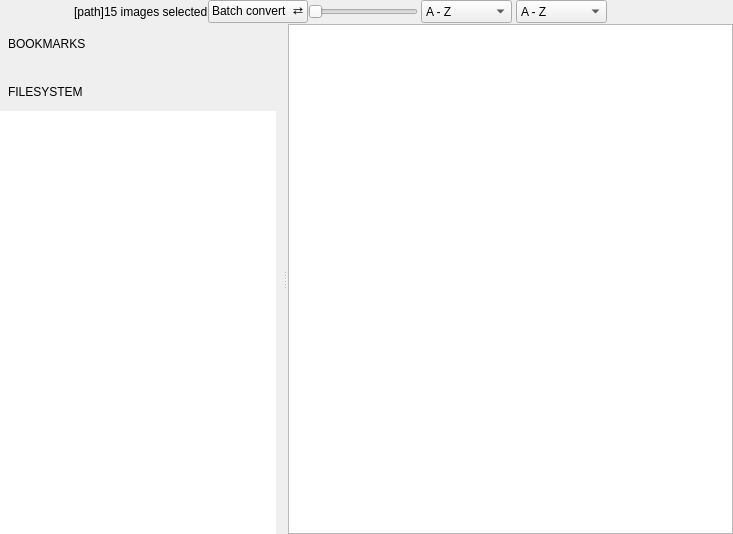
<?xml version="1.0" encoding="UTF-8"?>
<ui version="4.0">
 <class>FolderView</class>
 <widget class="QWidget" name="FolderView">
  <property name="geometry">
   <rect>
    <x>0</x>
    <y>0</y>
    <width>670</width>
    <height>534</height>
   </rect>
  </property>
  <property name="focusPolicy">
   <enum>Qt::StrongFocus</enum>
  </property>
  <property name="windowTitle">
   <string>Form</string>
  </property>
  <layout class="QVBoxLayout" name="verticalLayout">
   <property name="spacing">
    <number>0</number>
   </property>
   <property name="leftMargin">
    <number>0</number>
   </property>
   <property name="topMargin">
    <number>0</number>
   </property>
   <property name="rightMargin">
    <number>0</number>
   </property>
   <property name="bottomMargin">
    <number>0</number>
   </property>
   <item>
    <widget class="QWidget" name="topBar" native="true">
     <property name="sizePolicy">
      <sizepolicy hsizetype="Preferred" vsizetype="Fixed">
       <horstretch>0</horstretch>
       <verstretch>0</verstretch>
      </sizepolicy>
     </property>
     <property name="accessibleName">
      <string notr="true">FolderViewTopBar</string>
     </property>
     <layout class="QHBoxLayout" name="horizontalLayout_5">
      <property name="spacing">
       <number>0</number>
      </property>
      <property name="leftMargin">
       <number>0</number>
      </property>
      <property name="topMargin">
       <number>0</number>
      </property>
      <property name="rightMargin">
       <number>0</number>
      </property>
      <property name="bottomMargin">
       <number>0</number>
      </property>
      <item>
       <widget class="ActionButton" name="togglePlacesPanelButton" native="true">
        <property name="sizePolicy">
         <sizepolicy hsizetype="Fixed" vsizetype="Expanding">
          <horstretch>0</horstretch>
          <verstretch>0</verstretch>
         </sizepolicy>
        </property>
        <property name="minimumSize">
         <size>
          <width>40</width>
          <height>0</height>
         </size>
        </property>
        <property name="maximumSize">
         <size>
          <width>40</width>
          <height>16777215</height>
         </size>
        </property>
        <property name="accessibleName">
         <string notr="true">CheckableButtonLE</string>
        </property>
       </widget>
      </item>
      <item>
       <widget class="QWidget" name="pathBar" native="true">
        <property name="sizePolicy">
         <sizepolicy hsizetype="Minimum" vsizetype="Expanding">
          <horstretch>0</horstretch>
          <verstretch>0</verstretch>
         </sizepolicy>
        </property>
        <property name="accessibleName">
         <string notr="true">PathBar</string>
        </property>
        <layout class="QHBoxLayout" name="horizontalLayout">
         <property name="spacing">
          <number>0</number>
         </property>
         <property name="leftMargin">
          <number>0</number>
         </property>
         <property name="topMargin">
          <number>0</number>
         </property>
         <property name="rightMargin">
          <number>0</number>
         </property>
         <property name="bottomMargin">
          <number>0</number>
         </property>
         <item>
          <widget class="ActionButton" name="upButton" native="true">
           <property name="sizePolicy">
            <sizepolicy hsizetype="Fixed" vsizetype="Expanding">
             <horstretch>0</horstretch>
             <verstretch>0</verstretch>
            </sizepolicy>
           </property>
           <property name="minimumSize">
            <size>
             <width>34</width>
             <height>0</height>
            </size>
           </property>
           <property name="maximumSize">
            <size>
             <width>34</width>
             <height>16777215</height>
            </size>
           </property>
           <property name="accessibleName">
            <string notr="true">PathBarButton</string>
           </property>
          </widget>
         </item>
         <item>
          <widget class="QLabel" name="pathLabel">
           <property name="cursor">
            <cursorShape>IBeamCursor</cursorShape>
           </property>
           <property name="text">
            <string>[path]</string>
           </property>
          </widget>
         </item>
        </layout>
       </widget>
      </item>
      <item>
       <spacer name="pathbarSpacer">
        <property name="orientation">
         <enum>Qt::Horizontal</enum>
        </property>
        <property name="sizeType">
         <enum>QSizePolicy::MinimumExpanding</enum>
        </property>
        <property name="sizeHint" stdset="0">
         <size>
          <width>0</width>
          <height>20</height>
         </size>
        </property>
       </spacer>
      </item>
      <item>
       <widget class="QLabel" name="selectionCountLabel">
        <property name="accessibleName">
         <string notr="true">SelectionCountLabel</string>
        </property>
        <property name="text">
         <string notr="true">15 images selected</string>
        </property>
       </widget>
      </item>
      <item>
       <widget class="QPushButton" name="batchButton">
        <property name="focusPolicy">
         <enum>Qt::NoFocus</enum>
        </property>
        <property name="accessibleName">
         <string notr="true">FolderViewBatchButton</string>
        </property>
        <property name="text">
         <string>Batch convert  ⇄</string>
        </property>
       </widget>
      </item>
      <item>
       <widget class="QSlider" name="zoomSlider">
        <property name="sizePolicy">
         <sizepolicy hsizetype="Fixed" vsizetype="Fixed">
          <horstretch>0</horstretch>
          <verstretch>0</verstretch>
         </sizepolicy>
        </property>
        <property name="minimumSize">
         <size>
          <width>110</width>
          <height>0</height>
         </size>
        </property>
        <property name="maximumSize">
         <size>
          <width>110</width>
          <height>16777215</height>
         </size>
        </property>
        <property name="focusPolicy">
         <enum>Qt::NoFocus</enum>
        </property>
        <property name="contextMenuPolicy">
         <enum>Qt::NoContextMenu</enum>
        </property>
        <property name="accessibleName">
         <string>FolderViewSlider</string>
        </property>
        <property name="orientation">
         <enum>Qt::Horizontal</enum>
        </property>
        <property name="tickPosition">
         <enum>QSlider::NoTicks</enum>
        </property>
       </widget>
      </item>
      <item>
       <spacer name="zoomSliderSpacer">
        <property name="orientation">
         <enum>Qt::Horizontal</enum>
        </property>
        <property name="sizeType">
         <enum>QSizePolicy::Fixed</enum>
        </property>
        <property name="sizeHint" stdset="0">
         <size>
          <width>3</width>
          <height>20</height>
         </size>
        </property>
       </spacer>
      </item>

      <item>
       <spacer name="horizontalSpacer_3">
        <property name="orientation">
         <enum>Qt::Horizontal</enum>
        </property>
        <property name="sizeType">
         <enum>QSizePolicy::Maximum</enum>
        </property>
        <property name="sizeHint" stdset="0">
         <size>
          <width>1</width>
          <height>20</height>
         </size>
        </property>
       </spacer>
      </item>
      <item>
       <widget class="StyledComboBox" name="folderSortingComboBox">
        <property name="sizePolicy">
         <sizepolicy hsizetype="Preferred" vsizetype="MinimumExpanding">
          <horstretch>0</horstretch>
          <verstretch>0</verstretch>
         </sizepolicy>
        </property>
        <property name="contextMenuPolicy">
         <enum>Qt::NoContextMenu</enum>
        </property>
        <property name="accessibleName">
         <string>PanelComboBox</string>
        </property>
        <property name="frame">
         <bool>true</bool>
        </property>
        <item>
         <property name="text">
          <string>A - Z</string>
         </property>
        </item>
        <item>
         <property name="text">
          <string>Z - A</string>
         </property>
        </item>
        <item>
         <property name="text">
          <string>Size</string>
         </property>
        </item>
        <item>
         <property name="text">
          <string>Size (desc)</string>
         </property>
        </item>
        <item>
         <property name="text">
          <string>Oldest</string>
         </property>
        </item>
        <item>
         <property name="text">
          <string>Newest</string>
         </property>
        </item>
       </widget>
      </item>
      <item>
       <spacer name="horizontalSpacer_folderSort">
        <property name="orientation">
         <enum>Qt::Horizontal</enum>
        </property>
        <property name="sizeType">
         <enum>QSizePolicy::Fixed</enum>
        </property>
        <property name="sizeHint" stdset="0">
         <size>
          <width>4</width>
          <height>20</height>
         </size>
        </property>
       </spacer>
      </item>
      <item>
       <widget class="StyledComboBox" name="sortingComboBox">
        <property name="sizePolicy">
         <sizepolicy hsizetype="Preferred" vsizetype="MinimumExpanding">
          <horstretch>0</horstretch>
          <verstretch>0</verstretch>
         </sizepolicy>
        </property>
        <property name="contextMenuPolicy">
         <enum>Qt::NoContextMenu</enum>
        </property>
        <property name="accessibleName">
         <string>PanelComboBox</string>
        </property>
        <property name="frame">
         <bool>true</bool>
        </property>
        <item>
         <property name="text">
          <string>A - Z</string>
         </property>
        </item>
        <item>
         <property name="text">
          <string>Z - A</string>
         </property>
        </item>
        <item>
         <property name="text">
          <string>Size</string>
         </property>
        </item>
        <item>
         <property name="text">
          <string>Size (desc)</string>
         </property>
        </item>
        <item>
         <property name="text">
          <string>Oldest</string>
         </property>
        </item>
        <item>
         <property name="text">
          <string>Newest</string>
         </property>
        </item>
       </widget>
      </item>
      <item>
       <spacer name="horizontalSpacer_2">
        <property name="orientation">
         <enum>Qt::Horizontal</enum>
        </property>
        <property name="sizeType">
         <enum>QSizePolicy::Fixed</enum>
        </property>
        <property name="sizeHint" stdset="0">
         <size>
          <width>8</width>
          <height>20</height>
         </size>
        </property>
       </spacer>
      </item>
      <item>
       <widget class="ActionButton" name="docViewButton" native="true">
        <property name="sizePolicy">
         <sizepolicy hsizetype="Fixed" vsizetype="Expanding">
          <horstretch>0</horstretch>
          <verstretch>0</verstretch>
         </sizepolicy>
        </property>
        <property name="minimumSize">
         <size>
          <width>38</width>
          <height>0</height>
         </size>
        </property>
        <property name="maximumSize">
         <size>
          <width>38</width>
          <height>16777215</height>
         </size>
        </property>
        <property name="accessibleName">
         <string>PanelButton</string>
        </property>
       </widget>
      </item>
      <item>
       <widget class="ActionButton" name="settingsButton" native="true">
        <property name="sizePolicy">
         <sizepolicy hsizetype="Fixed" vsizetype="Expanding">
          <horstretch>0</horstretch>
          <verstretch>0</verstretch>
         </sizepolicy>
        </property>
        <property name="minimumSize">
         <size>
          <width>38</width>
          <height>0</height>
         </size>
        </property>
        <property name="maximumSize">
         <size>
          <width>38</width>
          <height>16777215</height>
         </size>
        </property>
        <property name="accessibleName">
         <string>PanelButton</string>
        </property>
       </widget>
      </item>
      <item>
       <spacer name="panelRightEdgeSpacer">
        <property name="orientation">
         <enum>Qt::Horizontal</enum>
        </property>
        <property name="sizeType">
         <enum>QSizePolicy::Fixed</enum>
        </property>
        <property name="sizeHint" stdset="0">
         <size>
          <width>2</width>
          <height>20</height>
         </size>
        </property>
       </spacer>
      </item>
      <item>
       <widget class="ActionButton" name="exitButton" native="true">
        <property name="sizePolicy">
         <sizepolicy hsizetype="Fixed" vsizetype="Expanding">
          <horstretch>0</horstretch>
          <verstretch>0</verstretch>
         </sizepolicy>
        </property>
        <property name="minimumSize">
         <size>
          <width>40</width>
          <height>0</height>
         </size>
        </property>
        <property name="maximumSize">
         <size>
          <width>40</width>
          <height>16777215</height>
         </size>
        </property>
        <property name="accessibleName">
         <string>PanelButtonRE</string>
        </property>
       </widget>
      </item>
     </layout>
    </widget>
   </item>
   <item>
    <widget class="QWidget" name="contentsWidget" native="true">
     <property name="sizePolicy">
      <sizepolicy hsizetype="MinimumExpanding" vsizetype="MinimumExpanding">
       <horstretch>0</horstretch>
       <verstretch>0</verstretch>
      </sizepolicy>
     </property>
     <property name="accessibleName">
      <string notr="true">FolderViewContents</string>
     </property>
     <layout class="QHBoxLayout" name="horizontalLayout_7">
      <property name="spacing">
       <number>0</number>
      </property>
      <property name="leftMargin">
       <number>0</number>
      </property>
      <property name="topMargin">
       <number>1</number>
      </property>
      <property name="rightMargin">
       <number>0</number>
      </property>
      <property name="bottomMargin">
       <number>0</number>
      </property>
      <item>
       <widget class="QSplitter" name="splitter">
        <property name="accessibleName">
         <string notr="true">FolderViewSplitter</string>
        </property>
        <property name="orientation">
         <enum>Qt::Horizontal</enum>
        </property>
        <property name="handleWidth">
         <number>6</number>
        </property>
        <property name="childrenCollapsible">
         <bool>false</bool>
        </property>
        <widget class="QWidget" name="placesPanel" native="true">
         <property name="sizePolicy">
          <sizepolicy hsizetype="Preferred" vsizetype="Preferred">
           <horstretch>0</horstretch>
           <verstretch>0</verstretch>
          </sizepolicy>
         </property>
         <property name="minimumSize">
          <size>
           <width>260</width>
           <height>0</height>
          </size>
         </property>
         <property name="accessibleName">
          <string>PlacesPanel</string>
         </property>
         <layout class="QVBoxLayout" name="verticalLayout_2">
          <property name="spacing">
           <number>6</number>
          </property>
          <property name="sizeConstraint">
           <enum>QLayout::SetDefaultConstraint</enum>
          </property>
          <property name="leftMargin">
           <number>0</number>
          </property>
          <property name="topMargin">
           <number>7</number>
          </property>
          <property name="rightMargin">
           <number>6</number>
          </property>
          <property name="bottomMargin">
           <number>0</number>
          </property>
          <item>
           <layout class="QHBoxLayout" name="horizontalLayout_3">
            <property name="spacing">
             <number>16</number>
            </property>
            <property name="leftMargin">
             <number>8</number>
            </property>
            <property name="topMargin">
             <number>0</number>
            </property>
            <property name="rightMargin">
             <number>5</number>
            </property>
            <property name="bottomMargin">
             <number>0</number>
            </property>
            <item>
             <widget class="ClickableLabel" name="bookmarksLabel">
              <property name="sizePolicy">
               <sizepolicy hsizetype="MinimumExpanding" vsizetype="Preferred">
                <horstretch>0</horstretch>
                <verstretch>0</verstretch>
               </sizepolicy>
              </property>
              <property name="cursor">
               <cursorShape>PointingHandCursor</cursorShape>
              </property>
              <property name="mouseTracking">
               <bool>true</bool>
              </property>
              <property name="accessibleName">
               <string notr="true">PanelSectionHeader</string>
              </property>
              <property name="text">
               <string>BOOKMARKS</string>
              </property>
             </widget>
            </item>
            <item>
             <widget class="IconButton" name="newBookmarkButton" native="true">
              <property name="minimumSize">
               <size>
                <width>26</width>
                <height>26</height>
               </size>
              </property>
              <property name="maximumSize">
               <size>
                <width>26</width>
                <height>26</height>
               </size>
              </property>
              <property name="accessibleName">
               <string>PlacesPanelButton</string>
              </property>
             </widget>
            </item>
           </layout>
          </item>
          <item>
           <widget class="BookmarksWidget" name="bookmarksWidget" native="true"/>
          </item>
          <item>
           <spacer name="placesPanelSpacer">
            <property name="orientation">
             <enum>Qt::Vertical</enum>
            </property>
            <property name="sizeType">
             <enum>QSizePolicy::Fixed</enum>
            </property>
            <property name="sizeHint" stdset="0">
             <size>
              <width>20</width>
              <height>10</height>
             </size>
            </property>
           </spacer>
          </item>
          <item>
           <layout class="QHBoxLayout" name="horizontalLayout_6">
            <property name="spacing">
             <number>16</number>
            </property>
            <property name="leftMargin">
             <number>8</number>
            </property>
            <property name="topMargin">
             <number>0</number>
            </property>
            <property name="rightMargin">
             <number>5</number>
            </property>
            <property name="bottomMargin">
             <number>0</number>
            </property>
            <item>
             <widget class="ClickableLabel" name="directoriesLabel">
              <property name="sizePolicy">
               <sizepolicy hsizetype="MinimumExpanding" vsizetype="Preferred">
                <horstretch>0</horstretch>
                <verstretch>0</verstretch>
               </sizepolicy>
              </property>
              <property name="cursor">
               <cursorShape>PointingHandCursor</cursorShape>
              </property>
              <property name="mouseTracking">
               <bool>true</bool>
              </property>
              <property name="accessibleName">
               <string notr="true">PanelSectionHeader</string>
              </property>
              <property name="text">
               <string>FILESYSTEM</string>
              </property>
             </widget>
            </item>
            <item>
             <layout class="QHBoxLayout" name="horizontalLayout_8">
              <property name="spacing">
               <number>0</number>
              </property>
              <property name="leftMargin">
               <number>0</number>
              </property>
              <item>
               <widget class="IconButton" name="rootButton" native="true">
                <property name="minimumSize">
                 <size>
                  <width>26</width>
                  <height>26</height>
                 </size>
                </property>
                <property name="maximumSize">
                 <size>
                  <width>26</width>
                  <height>26</height>
                 </size>
                </property>
                <property name="accessibleName">
                 <string>PlacesPanelButton</string>
                </property>
               </widget>
              </item>
              <item>
               <widget class="IconButton" name="homeButton" native="true">
                <property name="minimumSize">
                 <size>
                  <width>26</width>
                  <height>26</height>
                 </size>
                </property>
                <property name="maximumSize">
                 <size>
                  <width>26</width>
                  <height>26</height>
                 </size>
                </property>
                <property name="accessibleName">
                 <string>PlacesPanelButton</string>
                </property>
               </widget>
              </item>
             </layout>
            </item>
           </layout>
          </item>
          <item>
           <widget class="TreeViewCustom" name="dirTreeView">
            <property name="sizePolicy">
             <sizepolicy hsizetype="Preferred" vsizetype="Expanding">
              <horstretch>0</horstretch>
              <verstretch>2</verstretch>
             </sizepolicy>
            </property>
            <property name="minimumSize">
             <size>
              <width>1</width>
              <height>1</height>
             </size>
            </property>
            <property name="frameShape">
             <enum>QFrame::NoFrame</enum>
            </property>
            <property name="verticalScrollBarPolicy">
             <enum>Qt::ScrollBarAsNeeded</enum>
            </property>
            <property name="horizontalScrollBarPolicy">
             <enum>Qt::ScrollBarAlwaysOff</enum>
            </property>
            <property name="sizeAdjustPolicy">
             <enum>QAbstractScrollArea::AdjustToContents</enum>
            </property>
            <property name="uniformRowHeights">
             <bool>true</bool>
            </property>
            <property name="animated">
             <bool>false</bool>
            </property>
            <property name="headerHidden">
             <bool>true</bool>
            </property>
            <property name="expandsOnDoubleClick">
             <bool>true</bool>
            </property>
            <attribute name="headerVisible">
             <bool>false</bool>
            </attribute>
           </widget>
          </item>
          <item>
           <spacer name="verticalSpacer">
            <property name="orientation">
             <enum>Qt::Vertical</enum>
            </property>
            <property name="sizeType">
             <enum>QSizePolicy::MinimumExpanding</enum>
            </property>
            <property name="sizeHint" stdset="0">
             <size>
              <width>20</width>
              <height>0</height>
             </size>
            </property>
           </spacer>
          </item>
         </layout>
        </widget>
        <widget class="QWidget" name="thumbnailGridHolder" native="true">
         <layout class="QHBoxLayout" name="horizontalLayout_2">
          <property name="spacing">
           <number>0</number>
          </property>
          <property name="leftMargin">
           <number>0</number>
          </property>
          <property name="topMargin">
           <number>0</number>
          </property>
          <property name="rightMargin">
           <number>0</number>
          </property>
          <property name="bottomMargin">
           <number>0</number>
          </property>
          <item>
           <widget class="FolderGridView" name="thumbnailGrid">
            <property name="minimumSize">
             <size>
              <width>200</width>
              <height>0</height>
             </size>
            </property>
           </widget>
          </item>
         </layout>
        </widget>
       </widget>
      </item>
     </layout>
    </widget>
   </item>
  </layout>
 </widget>
 <customwidgets>
  <customwidget>
   <class>ClickableLabel</class>
   <extends>QLabel</extends>
   <header>gui/customwidgets/clickablelabel.h</header>
   <slots>
    <signal>clicked()</signal>
   </slots>
  </customwidget>
  <customwidget>
   <class>StyledComboBox</class>
   <extends>QComboBox</extends>
   <header>gui/customwidgets/styledcombobox.h</header>
  </customwidget>
  <customwidget>
   <class>ActionButton</class>
   <extends>QWidget</extends>
   <header>gui/customwidgets/actionbutton.h</header>
   <container>1</container>
  </customwidget>
  <customwidget>
   <class>FolderGridView</class>
   <extends>QGraphicsView</extends>
   <header>gui/folderview/foldergridview.h</header>
  </customwidget>
  <customwidget>
   <class>TreeViewCustom</class>
   <extends>QTreeView</extends>
   <header>gui/folderview/treeviewcustom.h</header>
  </customwidget>
  <customwidget>
   <class>BookmarksWidget</class>
   <extends>QWidget</extends>
   <header>gui/folderview/bookmarkswidget.h</header>
   <container>1</container>
  </customwidget>
  <customwidget>
   <class>IconButton</class>
   <extends>QWidget</extends>
   <header>gui/customwidgets/iconbutton.h</header>
   <container>1</container>
  </customwidget>
 </customwidgets>
 <resources/>
 <connections>
  <connection>
   <sender>bookmarksLabel</sender>
   <signal>clicked()</signal>
   <receiver>FolderView</receiver>
   <slot>toggleBookmarks()</slot>
   <hints>
    <hint type="sourcelabel">
     <x>54</x>
     <y>58</y>
    </hint>
    <hint type="destinationlabel">
     <x>-5</x>
     <y>63</y>
    </hint>
   </hints>
  </connection>
  <connection>
   <sender>directoriesLabel</sender>
   <signal>clicked()</signal>
   <receiver>FolderView</receiver>
   <slot>toggleFilesystemView()</slot>
   <hints>
    <hint type="sourcelabel">
     <x>44</x>
     <y>234</y>
    </hint>
    <hint type="destinationlabel">
     <x>-10</x>
     <y>166</y>
    </hint>
   </hints>
  </connection>
  <connection>
   <sender>dirTreeView</sender>
   <signal>clicked(QModelIndex)</signal>
   <receiver>FolderView</receiver>
   <slot>onTreeViewClicked(QModelIndex)</slot>
   <hints>
    <hint type="sourcelabel">
     <x>106</x>
     <y>298</y>
    </hint>
    <hint type="destinationlabel">
     <x>11</x>
     <y>39</y>
    </hint>
   </hints>
  </connection>
 </connections>
 <slots>
  <slot>onTreeViewClicked(QModelIndex)</slot>
  <slot>toggleBookmarks()</slot>
  <slot>toggleFilesystemView()</slot>
 </slots>
</ui>
